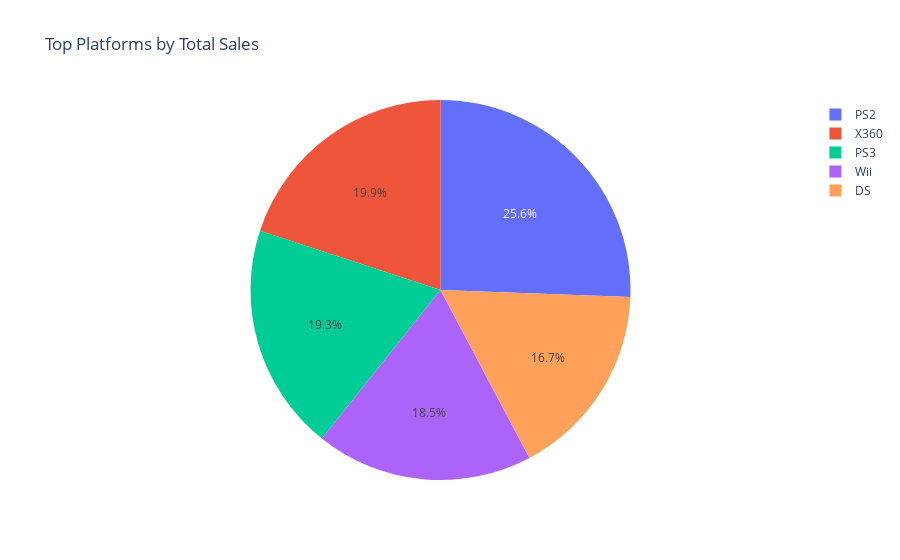

This figure's notebook cell:
### Markdown cell above
## B. Top Platforms

<a id="graphique2"></a>

### Code cell
# Top 5 platforms with the greatest total sales
top_5 = df.groupby('platform')['total_sales'].sum().sort_values(ascending=False).head()
platform_names = top_5.index
fig = px.pie(top_5, values='total_sales', names=platform_names, title='Top Platforms by Total Sales')
fig.show()

### Figure 1 — Plotly figure (JSON) as saved in the notebook; plotly's stock layout.template omitted (floating-point values rounded to 4 significant figures)
{"data": [{"domain": {"x": [0, 1], "y": [0, 1]}, "hovertemplate": "platform=%{label}<br>total_sales=%{value}<extra></extra>", "labels": ["PS2", "X360", "PS3", "Wii", "DS"], "legendgroup": "", "name": "", "showlegend": true, "type": "pie", "values": [1234.0, 961.2, 931.3, 891.2, 802.8]}], "layout": {"legend": {"tracegroupgap": 0}, "title": {"text": "Top Platforms by Total Sales"}}}
